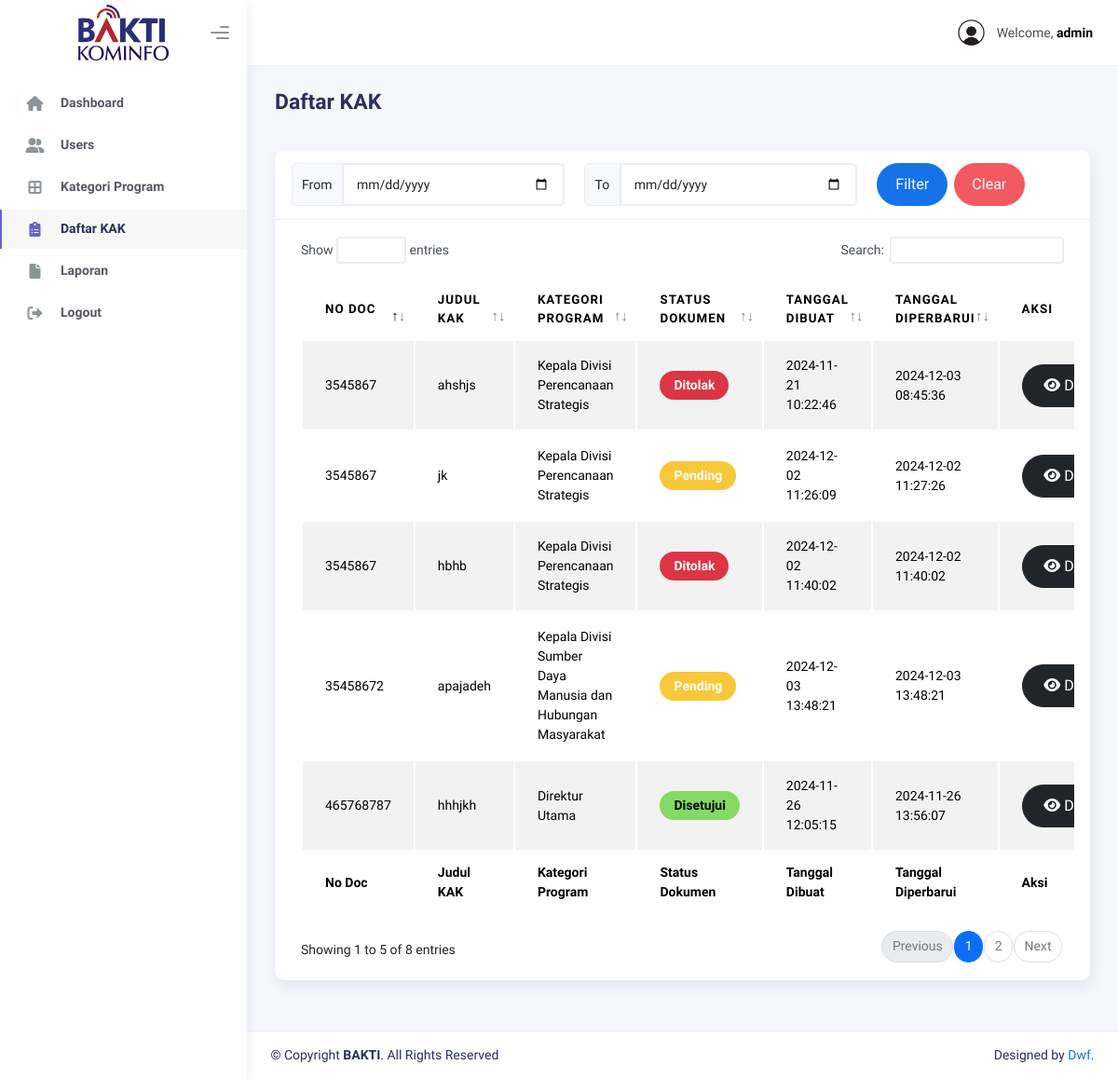
Page /views/admin/daftar.php (signed in) on the committed database.
### tables this page shows
CREATE TABLE `kak` (
  `kak_id` int(11) NOT NULL,
  `user_id` int(11) NOT NULL,
  `kategori_id` int(11) NOT NULL,
  `no_doc_mak` varchar(100) NOT NULL,
  `judul` varchar(255) NOT NULL,
  `status` enum('pending','disetujui','ditolak','draft') NOT NULL,
  `latar_belakang` text NOT NULL,
  `dasar_hukum` text NOT NULL,
  `gambaran_umum` text NOT NULL,
  `tujuan` text NOT NULL,
  `target_sasaran` text NOT NULL,
  `unit_kerja` text NOT NULL,
  `ruang_lingkup` text NOT NULL,
  `produk_jasa_dihasilkan` text NOT NULL,
  `waktu_pelaksanaan` text NOT NULL,
  `tenaga_ahli_terampil` text NOT NULL,
  `peralatan` text NOT NULL,
  `metode_kerja` text NOT NULL,
  `manajemen_resiko` text NOT NULL,
  `laporan_pengajuan_pekerjaan` text NOT NULL,
  `sumber_dana_prakiraan_biaya` text NOT NULL,
  `penutup` text NOT NULL,
  `lampiran` varchar(150) NOT NULL,
  `created_at` datetime NOT NULL,
  `updated_at` datetime NOT NULL
);

CREATE TABLE `kategori_program` (
  `kategori_id` int(11) NOT NULL,
  `nama_divisi` char(100) NOT NULL,
  `status` enum('plt','definitif') NOT NULL
);

### controllers/UserController.php (called while the page is built, shortened)
<?php
$username = isset($_SESSION['username']) ? htmlspecialchars($_SESSION['username']) : 'Guest';

### controllers/DaftarController.php (called while the page is built, shortened)
<?php
require __DIR__ . '/../database/config.php';
$fromDate = isset($_GET['fromDate']) && !empty($_GET['fromDate']) ? $_GET['fromDate'] : null;
$toDate = isset($_GET['toDate']) && !empty($_GET['toDate']) ? $_GET['toDate'] : null;
$query = "
SELECT
    kak.kak_id,
    kak.no_doc_mak,
    kak.judul,
    kategori_program.nama_divisi AS kategori_program,
    kak.status,
    kak.created_at AS tanggal_dibuat,
    kak.updated_at AS tanggal_diperbarui
FROM
    kak
LEFT JOIN
    kategori_program
ON
    kak.kategori_id = kategori_program.kategori_id
WHERE
    kak.status IN ('pending', 'disetujui', 'ditolak')
";
if ($fromDate && $toDate) {
    $query .= " AND DATE(kak.created_at) BETWEEN ? AND ?";
    $stmt = $koneksi->prepare($query);
    $stmt->bind_param("ss", $fromDate, $toDate);
} else {
    $stmt = $koneksi->prepare($query);
}
$stmt->execute();
$result = $stmt->get_result();
$data = mysqli_fetch_all($result, MYSQLI_ASSOC);
return $data;

### views/admin/daftar.php (the view, shortened to what this page needs)
<?php
require '../../controllers/UserController.php';
require '../../controllers/DaftarController.php';
require '../../models/DaftarModel.php';
?>
<!DOCTYPE html>
<html lang="en">
<head>
  <link rel="stylesheet" href="../../assets/css/style.css">
  <link rel="stylesheet" href="https://cdn.jsdelivr.net/npm/sweetalert2@11/dist/sweetalert2.min.css">
  <link rel="stylesheet" href="https://cdnjs.cloudflare.com/ajax/libs/font-awesome/6.0.0/css/all.min.css">
  <link rel="stylesheet" href="../../assets/css/bootstrap.min.css" />
  <link rel="stylesheet" href="../../assets/css/plugins.min.css" />
  <link rel="stylesheet" href="../../assets/css/kaiadmin.min.css" />
  <link rel="stylesheet" href="../../assets/css/demo.css" />
</head>
<body>
  <div class="wrapper">
    <div class="sidebar" data-background-color="light">
      <div class="sidebar-logo">
        <div class="logo-header" style="justify-content: center">
          <a href="index.html" class="logo">
            <img
              src="../../assets/img/kaiadmin/logo_bakti_light.svg"
              alt="navbar brand"
              class="navbar-brand"
              height="60" />
          </a>
          <div class="nav-toggle">
            <button class="btn btn-toggle toggle-sidebar">
              <i class="gg-menu-right"></i>
            </button>
          </div>
        </div>
      </div>
      <div class="sidebar-wrapper scrollbar scrollbar-inner">
        <div class="sidebar-content">
          <ul class="nav nav-secondary">
            <li class="nav-item">
              <a
                href="index.php">
                <i class="fas fa-home"></i>
                <p>Dashboard</p>
              </a>
            </li>
            <li class="nav-item">
              <a href="users.php">
                <i class="fas fa-user-group"></i>
                <p>Users</p>
              </a>
            </li>
            <li class="nav-item">
              <a href="kategori.php">
                <i class="fas fa-border-all"></i>
                <p>Kategori Program</p>
              </a>
            </li>
            <li class="nav-item active">
              <a href="daftar.php">
                <i class="fa-sharp fa-solid fa-clipboard-list"></i>
                <p>Daftar KAK</p>
              </a>
            </li>
            <li class="nav-item">
              <a href="laporan.php">
                <i class="fas fa-file"></i>
                <p>Laporan</p>
              </a>
            </li>
            <li class="nav-item">
              <a href="#" onclick="logoutConfirm(event)">
                <i class="fas fa-right-from-bracket"></i>
                <p>Logout</p>
              </a>
            </li>
          </ul>
        </div>
      </div>
    </div>
    <div class="main-panel">
      <div class="main-header">
        <nav
          class="navbar navbar-header navbar-header-transparent navbar-expand-lg border-bottom">
          <div class="container-fluid">
            <ul class="navbar-nav topbar-nav ms-md-auto align-items-center">
              <li class="nav-item topbar-user dropdown hidden-caret">
                <a
                  class="dropdown-toggle profile-pic"
                  data-bs-toggle="dropdown"
                  href="#"
                  aria-expanded="false">
                  <div class="avatar-sm">
                    <img
                      src="../../assets/img/user.png"
                      alt="..."
                      class="avatar-img rounded-circle" />
                  </div>
                  <span class="profile-username">
                    <span class="op-7">Welcome,</span>
                    <span class="fw-bold"><?= $username ?></span>
                  </span>
                </a>
              </li>
            </ul>
          </div>
        </nav>
      </div>
      <div class="container">
        <div class="page-inner">
          <div class="page-header">
            <h3 class="fw-bold mb-3">Daftar KAK</h3>
          </div>
          <div class="row">
            <div class="col-md-12">
              <div class="card">
                <div class="card-header">
                  <div class="d-flex align-items-center">
                    <form method="GET" action="daftar.php">
                      <div class="d-flex">
                        <div class="input-group me-4">
                          <span class="input-group-text">From</span>
                          <input type="date" class="form-control" name="fromDate" value="<?php echo htmlspecialchars($fromDate); ?>" />
                        </div>
                        <div class="input-group me-4">
                          <span class="input-group-text">To</span>
                          <input type="date" class="form-control" name="toDate" value="<?php echo htmlspecialchars($toDate); ?>" />
                        </div>
                        <button type="submit" class="btn btn-primary btn-round me-2" style="width: 167px;">Filter</button>
                        <a href="daftar.php" class="btn btn-danger btn-round me-2" style="width: 167px;">Clear</a>
                      </div>
                    </form>
                  </div>
                </div>
                <div class="card-body">
                  <?php
                  $query = "
SELECT
    kak.kak_id,
    kak.no_doc_mak,
    kak.judul,
    kategori_program.nama_divisi AS kategori_program,
    kak.status,
    kak.created_at AS tanggal_dibuat,
    kak.updated_at AS tanggal_diperbarui
FROM
    kak
LEFT JOIN
    kategori_program
ON
    kak.kategori_id = kategori_program.kategori_id
WHERE
    kak.status IN ('pending', 'disetujui', 'ditolak')
";
                  $result = mysqli_query($koneksi, $query);
                  ?>
                  <div class="table-responsive">
                    <table id="add-row" class="display table table-striped table-hover">
                      <thead>
                        <tr>
                          <th>No Doc</th>
                          <th>Judul KAK</th>
                          <th>Kategori Program</th>
                          <th>Status Dokumen</th>
                          <th>Tanggal Dibuat</th>
                          <th>Tanggal Diperbarui</th>
                          <th style="width: 10%">Aksi</th>
                        </tr>
                      </thead>
                      <tfoot>
                        <tr>
                          <th>No Doc</th>
                          <th>Judul KAK</th>
                          <th>Kategori Program</th>
                          <th>Status Dokumen</th>
                          <th>Tanggal Dibuat</th>
                          <th>Tanggal Diperbarui</th>
                          <th>Aksi</th>
                        </tr>
                      </tfoot>
                      <tbody>
                        <?php if ($result && mysqli_num_rows($result) > 0): ?>
                          <?php while ($row = mysqli_fetch_assoc($result)): ?>
                            <?php
                            $statusClass = '';
                            switch ($row['status']) {
                              case 'disetujui':
                                $statusClass = 'status-disetujui';
                                break;
                              case 'pending':
                                $statusClass = 'status-pending';
                                break;
                              case 'ditolak':
                                $statusClass = 'status-ditolak';
                                break;
                            }
                            ?>
                            <tr>
                              <td><?= htmlspecialchars($row['no_doc_mak']); ?></td>
                              <td><?= htmlspecialchars($row['judul']); ?></td>
                              <td><?= htmlspecialchars($row['kategori_program']); ?></td>
                              <td>
                                <span class="status <?= $statusClass; ?>">
                                  <?= ucfirst($row['status']); ?>
                                </span>
                              </td>
                              <td><?= htmlspecialchars($row['tanggal_dibuat']); ?></td>
                              <td><?= htmlspecialchars($row['tanggal_diperbarui']); ?></td>
                              <td>
                                <div class="form-button-action">
                                  <a href="../../controllers/generate_pdf.php?kak_id=<?= $row['kak_id']; ?>" target="_blank"
                                    class="btn btn-dark btn-round me-2"
                                    style="width: 110px;">
                                    <i class="fa fa-eye"></i> Detail
                                  </a>
                                </div>
                              </td>
                            </tr>
                          <?php endwhile; ?>
                        <?php else: ?>
                          <tr>
                            <td colspan="7" class="text-center">Tidak ada data daftar ditemukan.</td>
                          </tr>
                        <?php endif; ?>
                      </tbody>
                    </table>
                  </div>
                </div>
              </div>
            </div>
          </div>
        </div>
      </div>
      <footer class="footer">
        <div class="container-fluid d-flex justify-content-between">
          <div class="copyright">
            © Copyright <strong>BAKTI</strong>. All Rights Reserved
          </div>
          <div>
            Designed by
            <a target="_blank" href="">Dwf</a>.
          </div>
        </div>
      </footer>
    </div>
  </div>
</body>
</html>

### assets/css/style.css (style rules this page uses)
* { padding: 0px; margin: 0px; border: 0px; }
*, *:before, *:after { box-sizing: border-box; }
html,body { height: 700px; min-width: 320px; font-size: 16px; }
body { line-height: 1; font-family: "Space Grotesk", sans-serif; text-rendering: optimizeLegibility; -ms-text-size-adjust: 100%; -moz-text-size-adjust: 100%; -webkit-text-size-adjust: 100%; -webkit-font-smoothing: antialiased; -moz-osx-font-smoothing: grayscale; }
input, button, textarea { font-size: inherit; line-height: inherit; }
button { cursor: pointer; color: inherit; background-color: transparent; }
a { color: inherit; text-decoration: none; }
ul li { list-style: none; }
img { vertical-align: top; }
h1, h2, h3, h4, h5, h6 { font-weight: inherit; font-size: inherit; }
.status { display: inline-block; padding: 5px 15px; font-size: 14px; color: white; border-radius: 20px; text-align: center; width: auto; font-weight: bold; }
.status-disetujui { background-color: #84da62; color: black; }
.status-pending { background-color: #f7c839; }
.status-ditolak { background-color: #dc3545; }

### views/admin/daftar.php (style rules this page uses)
.btn { padding: 10px; font-size: 16px; border-radius: 5px; display: inline-block; text-align: center; }

### rows in the picture
kak: no_doc_mak "3545867", judul "ahshjs", kategori.nama_divisi "Kepala Divisi Perencanaan Strategis", status "Ditolak", created_at "2024-11-21 10:22:46", updated_at "2024-12-03 08:45:36"
kak: no_doc_mak "465768787", judul "hhhjkh", kategori.nama_divisi "Direktur Utama", status "Disetujui", created_at "2024-11-26 12:05:15", updated_at "2024-11-26 13:56:07"
kak: no_doc_mak "3545867", judul "jk", kategori.nama_divisi "Kepala Divisi Perencanaan Strategis", status "Pending", created_at "2024-12-02 11:26:09", updated_at "2024-12-02 11:27:26"
kak: no_doc_mak "3545867", judul "hbhb", kategori.nama_divisi "Kepala Divisi Perencanaan Strategis", status "Ditolak", created_at "2024-12-02 11:40:02", updated_at "2024-12-02 11:40:02"
kak: no_doc_mak "35458672", judul "apajadeh", kategori.nama_divisi "Kepala Divisi Sumber Daya Manusia dan Hubungan Masyarakat", status "Pending", created_at "2024-12-03 13:48:21", updated_at "2024-12-03 13:48:21"

### other values in the picture
$username "admin"
